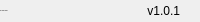
              <widget class="QFrame" name="bottomBar">
               <property name="minimumSize">
                <size>
                 <width>0</width>
                 <height>22</height>
                </size>
               </property>
               <property name="maximumSize">
                <size>
                 <width>16777215</width>
                 <height>22</height>
                </size>
               </property>
               <property name="frameShape">
                <enum>QFrame::NoFrame</enum>
               </property>
               <property name="frameShadow">
                <enum>QFrame::Raised</enum>
               </property>
               <layout class="QHBoxLayout" name="horizontalLayout_5">
                <property name="spacing">
                 <number>0</number>
                </property>
                <property name="margin">
                 <number>0</number>
                </property>
                <item>
                 <widget class="QLabel" name="creditsLabel">
                  <property name="maximumSize">
                   <size>
                    <width>16777215</width>
                    <height>16</height>
                   </size>
                  </property>
                  <property name="font">
                   <font>
                    <family>Segoe UI</family>
                    <pointsize>-1</pointsize>
                    <weight>50</weight>
                    <italic>false</italic>
                    <bold>false</bold>
                   </font>
                  </property>
                  <property name="text">
                   <string>By: Sandro Bispo</string>
                  </property>
                  <property name="alignment">
                   <set>Qt::AlignLeading|Qt::AlignLeft|Qt::AlignVCenter</set>
                  </property>
                 </widget>
                </item>
                <item>
                 <widget class="QLabel" name="version">
                  <property name="text">
                   <string>v1.0.1</string>
                  </property>
                  <property name="alignment">
                   <set>Qt::AlignRight|Qt::AlignTrailing|Qt::AlignVCenter</set>
                  </property>
                 </widget>
                </item>
                <item>
                 <widget class="QFrame" name="frame_size_grip">
                  <property name="minimumSize">
                   <size>
                    <width>20</width>
                    <height>0</height>
                   </size>
                  </property>
                  <property name="maximumSize">
                   <size>
                    <width>20</width>
                    <height>16777215</height>
                   </size>
                  </property>
                  <property name="frameShape">
                   <enum>QFrame::NoFrame</enum>
                  </property>
                  <property name="frameShadow">
                   <enum>QFrame::Raised</enum>
                  </property>
                 </widget>
                </item>
               </layout>
              </widget>
